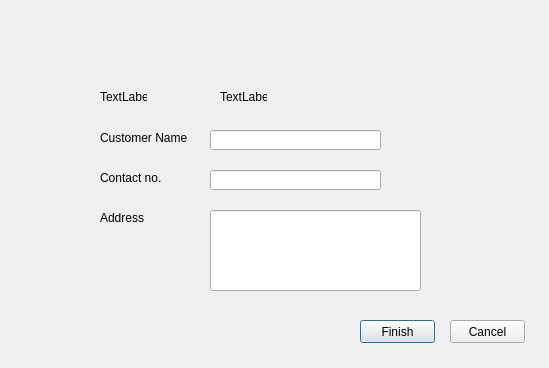
<?xml version="1.0" encoding="UTF-8"?>
<ui version="4.0">
 <class>addCustomer</class>
 <widget class="QDialog" name="addCustomer">
  <property name="geometry">
   <rect>
    <x>0</x>
    <y>0</y>
    <width>549</width>
    <height>368</height>
   </rect>
  </property>
  <property name="windowTitle">
   <string>addCustomer</string>
  </property>
  <property name="modal">
   <bool>true</bool>
  </property>
  <widget class="QLabel" name="label">
   <property name="geometry">
    <rect>
     <x>100</x>
     <y>130</y>
     <width>91</width>
     <height>16</height>
    </rect>
   </property>
   <property name="text">
    <string>Customer Name</string>
   </property>
  </widget>
  <widget class="QLabel" name="label_2">
   <property name="geometry">
    <rect>
     <x>100</x>
     <y>170</y>
     <width>81</width>
     <height>16</height>
    </rect>
   </property>
   <property name="text">
    <string>Contact no.</string>
   </property>
  </widget>
  <widget class="QLabel" name="label_3">
   <property name="geometry">
    <rect>
     <x>100</x>
     <y>210</y>
     <width>71</width>
     <height>16</height>
    </rect>
   </property>
   <property name="text">
    <string>Address</string>
   </property>
  </widget>
  <widget class="QLabel" name="label_4">
   <property name="geometry">
    <rect>
     <x>100</x>
     <y>90</y>
     <width>47</width>
     <height>13</height>
    </rect>
   </property>
   <property name="text">
    <string>TextLabel</string>
   </property>
  </widget>
  <widget class="QLabel" name="label_5">
   <property name="geometry">
    <rect>
     <x>220</x>
     <y>90</y>
     <width>47</width>
     <height>13</height>
    </rect>
   </property>
   <property name="text">
    <string>TextLabel</string>
   </property>
  </widget>
  <widget class="QLineEdit" name="lineEdit">
   <property name="geometry">
    <rect>
     <x>210</x>
     <y>130</y>
     <width>171</width>
     <height>20</height>
    </rect>
   </property>
  </widget>
  <widget class="QLineEdit" name="lineEdit_2">
   <property name="geometry">
    <rect>
     <x>210</x>
     <y>170</y>
     <width>171</width>
     <height>20</height>
    </rect>
   </property>
  </widget>
  <widget class="QLineEdit" name="lineEdit_3">
   <property name="geometry">
    <rect>
     <x>210</x>
     <y>210</y>
     <width>211</width>
     <height>81</height>
    </rect>
   </property>
  </widget>
  <widget class="QPushButton" name="pushButton">
   <property name="geometry">
    <rect>
     <x>360</x>
     <y>320</y>
     <width>75</width>
     <height>23</height>
    </rect>
   </property>
   <property name="text">
    <string>Finish</string>
   </property>
  </widget>
  <widget class="QPushButton" name="pushButton_2">
   <property name="geometry">
    <rect>
     <x>450</x>
     <y>320</y>
     <width>75</width>
     <height>23</height>
    </rect>
   </property>
   <property name="text">
    <string>Cancel</string>
   </property>
  </widget>
 </widget>
 <resources/>
 <connections/>
</ui>
